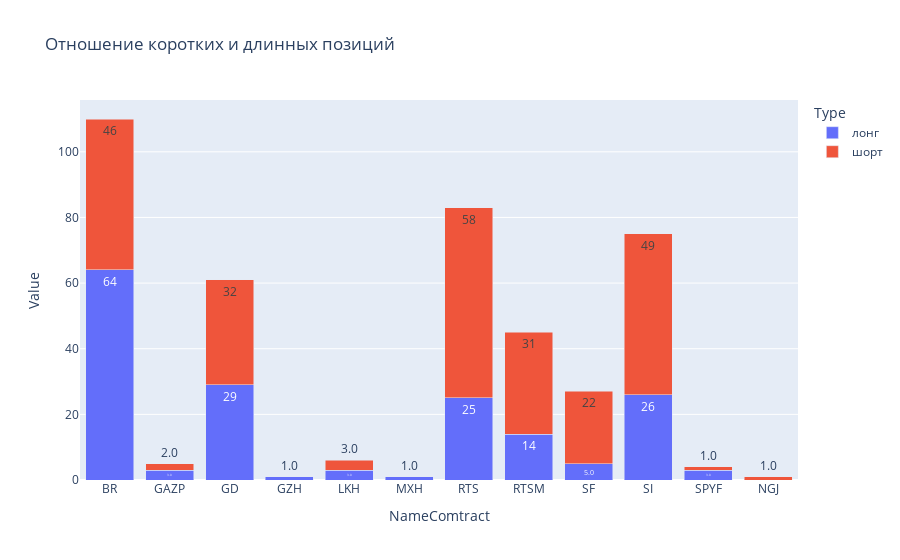

Notebook code for this chart:
### Markdown cell above
Исходя из диаграммы можем заключить что самым популярным инструментом к торговле стал фьючерс на сырую нефть марки <b>BRENT</b>

Из полученной выборки можем заключить что вторым по частоте торговался фьючерс на индекс российских акций <b>(RTS)</b>, это фьючерс с высоким гарантийным обеспечением <b>(дорогой)</b> и с высокой валантильностью, во многом именно его торговля в начале диапозона привела к такой сильной валантильности.

Следующим по значению стал фьючерс на валютную пару Рубль-Доллар, который в 2022 году потерял очень большой объем ликвидности, в следствии чего его торговля привела к существенным убыткам уже к 6 месяцу года (Убытки случились в следствии того что в оствусвтвии ликвидных объемов рынок вел себя "не адекватно")

Далее идут более анализа пригодные активы это фьючерсы на: Золото, Малый фьючерс на Российские акции и фьючерс на фондовый индекс 500 крупнейших американских компаний

В дальнейшем анализе мы обратим внимание на фактор влияния конктретного инструмента на портфель

На данный момент необходимо выделить количесво открытых покупок <b>(Long)</b> и продаж <b>(Short)</b> за год:

### Code cell
# check that info from types of contract direction
#
traid_data['Type'].value_counts(normalize = True)

# group date  to create chart
bar_chart_types = traid_data.groupby(
    ['NameComtract','Type'],
    as_index=False
).count()[['NameComtract','Type','Value']]
#display(bar_chart_types)

# create chart of direction
fig = px.bar(
    bar_chart_types,
    x = 'NameComtract',
    y = 'Value',
    color = 'Type',
    title="Отношение коротких и длинных позиций",
    text_auto='.2s'# print value on bar 
)
fig.update_layout(barmode='stack')
fig.show()

### Figure 1 — Plotly figure (JSON) as saved in the notebook; plotly's stock layout.template omitted (floating-point values rounded to 4 significant figures)
{"data": [{"alignmentgroup": "True", "hovertemplate": "Type=лонг<br>NameComtract=%{x}<br>Value=%{y}<extra></extra>", "legendgroup": "лонг", "marker": {"color": "#636efa", "pattern": {"shape": ""}}, "name": "лонг", "offsetgroup": "лонг", "orientation": "v", "showlegend": true, "textposition": "auto", "texttemplate": "%{y:.2s}", "type": "bar", "x": ["BR", "GAZP", "GD", "GZH", "LKH", "MXH", "RTS", "RTSM", "SF", "SI", "SPYF"], "xaxis": "x", "y": [64, 3, 29, 1, 3, 1, 25, 14, 5, 26, 3], "yaxis": "y"}, {"alignmentgroup": "True", "hovertemplate": "Type=шорт<br>NameComtract=%{x}<br>Value=%{y}<extra></extra>", "legendgroup": "шорт", "marker": {"color": "#EF553B", "pattern": {"shape": ""}}, "name": "шорт", "offsetgroup": "шорт", "orientation": "v", "showlegend": true, "textposition": "auto", "texttemplate": "%{y:.2s}", "type": "bar", "x": ["BR", "GAZP", "GD", "LKH", "NGJ", "RTS", "RTSM", "SF", "SI", "SPYF"], "xaxis": "x", "y": [46, 2, 32, 3, 1, 58, 31, 22, 49, 1], "yaxis": "y"}], "layout": {"barmode": "stack", "legend": {"title": {"text": "Type"}, "tracegroupgap": 0}, "title": {"text": "Отношение коротких и длинных позиций"}, "xaxis": {"anchor": "y", "domain": [0, 1], "title": {"text": "NameComtract"}}, "yaxis": {"anchor": "x", "domain": [0, 1], "title": {"text": "Value"}}}}
